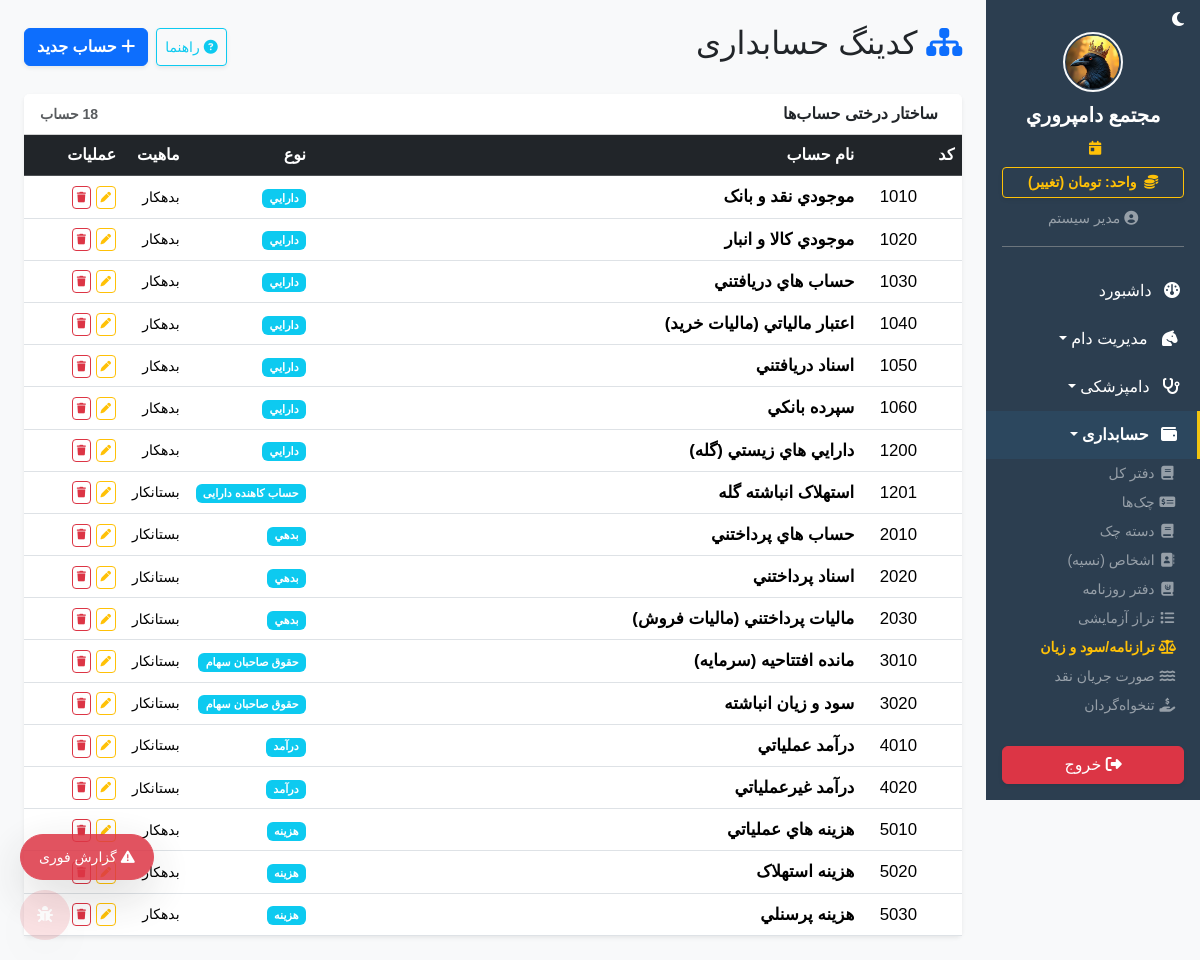
The page /finance/accounts (signed in) on the database its author committed.
### app/models.py (models this page shows)
class SystemSetting(db.Model):
    id = db.Column(db.Integer, primary_key=True)
    key = db.Column(db.String(50), unique=True, nullable=False)
    value = db.Column(db.String(255), nullable=False)
    description = db.Column(db.String(255), nullable=True)

class User(UserMixin, db.Model):
    id = db.Column(db.Integer, primary_key=True)
    username = db.Column(db.String(50), unique=True, nullable=False)
    password_hash = db.Column(db.String(255), nullable=False)
    name = db.Column(db.String(100), nullable=False)
    role = db.Column(db.String(20), default='کارگر') # مدیر، دامپزشک، حسابدار، کارگر
    can_view_livestock = db.Column(db.Boolean, default=False)
    can_view_finance = db.Column(db.Boolean, default=False)
    can_view_inventory = db.Column(db.Boolean, default=False)
    can_view_hr = db.Column(db.Boolean, default=False)
    can_view_reports = db.Column(db.Boolean, default=False)
    can_view_settings = db.Column(db.Boolean, default=False)

class Account(db.Model):
    id = db.Column(db.Integer, primary_key=True)
    code = db.Column(db.String(20), unique=True, nullable=False) # مثلا: 1101 (موجودی نقد)
    name = db.Column(db.String(100), nullable=False)
    account_type_id = db.Column(db.Integer, db.ForeignKey('account_type.id'), nullable=False)
    parent_id = db.Column(db.Integer, db.ForeignKey('account.id'), nullable=True) # برای حساب های زیرمجموعه
    type = db.relationship('AccountType', backref='accounts')
    children = db.relationship('Account', backref=db.backref('parent', remote_side=[id]))

class AccountType(db.Model):
    id = db.Column(db.Integer, primary_key=True)
    name = db.Column(db.String(50), unique=True, nullable=False) # دارایی، بدهی، سرمایه، درآمد، هزینه
    nature = db.Column(db.String(20), nullable=False) # ماهیت: بدهکار یا بستانکار

### app/blueprints/finance.py (the view)
@finance_bp.route('/accounts')
@login_required
@permission_required('can_view_finance')
def accounts():
    if current_user.role != 'مدیر':
        flash('دسترسی محدود به مدیریت است.', 'danger')
        return redirect(url_for('dashboard.index'))
    from app.models import Account, AccountType
    account_types = AccountType.query.all()
    accounts_list = Account.query.order_by(Account.code).all()
    def build_tree(parent_id=None, depth=0):
        result = []
        for acc in accounts_list:
            if acc.parent_id == parent_id:
                children = build_tree(acc.id, depth + 1)
                result.append({'account': acc, 'children': children, 'depth': depth, 'has_children': len(children) > 0})
        return result
    tree = build_tree()
    return render_template('finance/accounts.html', account_types=account_types, accounts=accounts_list, tree=tree)

### app/__init__.py (called while the page is built)
def get_system_setting(key, default):
    from app.models import SystemSetting
    s = SystemSetting.query.filter_by(key=key).first()
    return s.value if s else default

### app/blueprints/dashboard.py (called while the page is built)
@dashboard_bp.app_context_processor
def inject_settings():
    try:
        all_settings = {s.key: s.value for s in SystemSetting.query.all()}
    except:
        all_settings = {}
    return dict(system_settings=all_settings)

### app/blueprints/finance.py (called while the page is built)
def permission_required(permission_name):
    def decorator(f):
        @wraps(f)
        def decorated_function(*args, **kwargs):
            if not current_user.is_authenticated:
                return redirect(url_for('auth.login'))
            if not getattr(current_user, permission_name, False) and current_user.role != 'مدیر':
                flash('شما دسترسی لازم برای مشاهده این بخش را ندارید.', 'danger')
                return redirect(url_for('dashboard.index'))
            return f(*args, **kwargs)
        return decorated_function
    return decorator

### app/templates/finance/accounts.html (shortened to what this page needs)
{% extends 'base.html' %}
{% block content %}
<div class="d-flex justify-content-between align-items-center mb-4 flex-wrap gap-2">
    <h2><i class="fa-solid fa-sitemap text-primary"></i> کدینگ حسابداری</h2>
    <div class="d-flex gap-2">
        <button class="btn btn-outline-info shadow-sm btn-sm" data-bs-toggle="collapse" data-bs-target="#codingHelp"><i class="fa-solid fa-circle-question"></i> راهنما</button>
        <button class="btn btn-primary shadow-sm fw-bold" data-bs-toggle="modal" data-bs-target="#addAccountModal">
            <i class="fa-solid fa-plus"></i> حساب جدید
        </button>
    </div>
</div>
<div class="card shadow-sm border-0">
    <div class="card-header bg-white fw-bold d-flex justify-content-between align-items-center py-2">
        <span> ساختار درختی حساب‌ها</span>
        <small class="text-muted">{{ accounts|length }} حساب</small>
    </div>
    <div class="card-body p-0">
        <div class="table-responsive">
            <table class="table table-hover align-middle mb-0">
                <thead class="table-dark">
                    <tr><th style="width:100px">کد</th><th>نام حساب</th><th style="width:80px">نوع</th><th style="width:60px">ماهیت</th><th style="width:100px">عملیات</th></tr>
                </thead>
                <tbody>
                    {% for node in tree %}
                    <tr class="tree-row">
                        <td class="depth-{{ node.depth }}" style="padding-right: {{ 20 + node.depth * 25 }}px">
                            <span style="font-family:inherit;font-weight:400">{{ node.account.code }}</span>
                        </td>
                        <td class="depth-{{ node.depth }}">{{ node.account.name }}</td>
                        <td><span class="badge bg-info" style="font-size:0.7rem">{{ node.account.type.name if node.account.type else '-' }}</span></td>
                        <td><small>{{ node.account.type.nature if node.account.type else '-' }}</small></td>
                        <td>
                            <button class="btn btn-sm btn-outline-warning py-0 px-1" data-bs-toggle="modal" data-bs-target="#editAccountModal{{ node.account.id }}"></button>
                            <form action="{{ url_for('finance.delete_account', id=node.account.id) }}" method="POST" class="d-inline" onsubmit="return confirm('حذف {{ node.account.name }}؟')">
                                <button type="submit" class="btn btn-sm btn-outline-danger py-0 px-1"></button>
                            </form>
                        </td>
                    </tr>
                    {% else %}
                    <tr><td colspan="5" class="py-5 text-muted text-center">هیچ حسابی ثبت نشده است.</td></tr>
                    {% endfor %}
                </tbody>
            </table>
        </div>
    </div>
</div>
{% endblock %}

### app/templates/base.html (shortened to what this page needs)
<!DOCTYPE html>
<html lang="fa" dir="rtl">
<head>
    <link href="https://cdn.jsdelivr.net/gh/rastikerdar/vazirmatn@v33.003/Vazirmatn-font-face.css" rel="stylesheet">
    <link rel="stylesheet" href="https://unpkg.com/persian-datepicker@1.2.0/dist/css/persian-datepicker.min.css">
    <link rel="stylesheet" href="https://cdn.jsdelivr.net/npm/bootstrap@5.3.2/dist/css/bootstrap.rtl.min.css">
    <link rel="stylesheet" href="https://cdnjs.cloudflare.com/ajax/libs/font-awesome/6.4.2/css/all.min.css">
    <link rel="stylesheet" href="{{ url_for('static', filename='css/style.css') }}">
    <link href="https://cdn.jsdelivr.net/npm/select2@4.1.0-rc.0/dist/css/select2.min.css" rel="stylesheet" />
</head>
<body>
    <div class="d-flex" id="wrapper">
        <div class="sidebar-bg d-flex flex-column" id="sidebar-wrapper">
            <div class="text-start px-3 pt-2">
                <span id="darkModeToggle" style="cursor:pointer;font-size:1rem;color:#fff;opacity:1" title="تغییر حالت شب/روز">
                    <i class="fa-solid fa-moon" id="darkModeIcon"></i>
                </span>
            </div>
            <div class="sidebar-heading text-center pt-0 pb-2 text-white">
                {% if system_settings.get('farm_logo_path') %}
                    <img src="{{ url_for('static', filename=system_settings.get('farm_logo_path')) }}" class="mb-2 rounded-circle border border-2 border-light" style="height: 60px; width: 60px; object-fit: cover;">
                {% else %}
                    <i class="fa-solid fa-sheep fs-2 mb-2"></i>
                {% endif %}
                <div class="fs-5 fw-bold">{{ system_settings.get('farm_name', 'دامداری من') }}</div>
            </div>
            <div class="text-center text-warning small mb-2 px-3">
                <i class="fa-solid fa-calendar-day me-1"></i>
            </div>
            <div class="px-3 mb-2">
                <a href="{{ url_for('dashboard.toggle_currency') }}" class="btn btn-sm btn-outline-warning w-100 fw-bold shadow-sm">
                    <i class="fa-solid fa-coins me-1"></i> واحد: {{ get_system_currency_from_settings() }} (تغییر)
                </a>
            </div>
            <div class="text-center text-white-50 mb-3 pb-3 border-bottom border-secondary mx-3">
                <small><i class="fa-solid fa-circle-user"></i> {% if current_user.is_authenticated %}{{ current_user.name.split(' (')[0] if '(' in current_user.name else current_user.name }}{% endif %}</small>
            </div>
            <div class="list-group list-group-flush my-1 sidebar-scroll" id="sidebar-accordion" style="overflow-y: auto;">
                <a href="{{ url_for('dashboard.index') }}" class="list-group-item list-group-item-action bg-transparent text-white "><i class="fa-solid fa-gauge me-2"></i> داشبورد</a>
                {% if current_user.is_authenticated %}
                    {% if current_user.can_view_livestock %}
                    <a href="#livestockSubmenu" data-bs-toggle="collapse" class="list-group-item list-group-item-action bg-transparent text-white dropdown-toggle {% if request.blueprint == 'livestock' %}active-sidebar-link{% endif %}"><i class="fa-solid fa-horse-head me-2"></i> مدیریت دام</a>
                    {% if current_user.role in ['مدیر', 'دامپزشک'] %}
                    <a href="#vetSubmenu" data-bs-toggle="collapse" class="list-group-item list-group-item-action bg-transparent text-white dropdown-toggle"><i class="fa-solid fa-stethoscope me-2"></i> دامپزشکی</a>
                    {% endif %}
                    {% endif %}
                    {% if current_user.can_view_finance %}
                    <a href="#financeSubmenu" data-bs-toggle="collapse" class="list-group-item list-group-item-action bg-transparent text-white dropdown-toggle finance-menu-item {% if request.blueprint in ['finance', 'assets', 'audit'] %}active-sidebar-link{% endif %}" {% if request.blueprint in ['finance', 'assets', 'audit'] %}aria-expanded="true"{% endif %}><i class="fa-solid fa-wallet me-2"></i> حسابداری</a>
                    <div class="collapse ps-3 {% if request.blueprint in ['finance', 'assets', 'audit'] %}show{% endif %}" id="financeSubmenu" data-bs-parent="#sidebar-accordion">
                        <a href="{{ url_for('finance.index') }}" class="list-group-item list-group-item-action bg-transparent text-white-50 border-0 py-1 px-2 small {% if request.path == url_for('finance.index') %}active-sidebar-link{% endif %}"><i class="fa-solid fa-book fa-fw"></i> دفتر کل</a>
                        <a href="{{ url_for('finance.cheques') }}" class="list-group-item list-group-item-action bg-transparent text-white-50 border-0 py-1 px-2 small {% if request.path == url_for('finance.cheques') %}active-sidebar-link{% endif %}"><i class="fa-solid fa-money-check-dollar fa-fw"></i> چک‌ها</a>
                        <a href="{{ url_for('finance.cheque_books') }}" class="list-group-item list-group-item-action bg-transparent text-white-50 border-0 py-1 px-2 small "><i class="fa-solid fa-book fa-fw"></i> دسته چک</a>
                        <a href="{{ url_for('finance.contacts') }}" class="list-group-item list-group-item-action bg-transparent text-white-50 border-0 py-1 px-2 small {% if request.path == url_for('finance.contacts') %}active-sidebar-link{% endif %}"><i class="fa-solid fa-address-book fa-fw"></i> اشخاص (نسیه)</a>
                        <a href="{{ url_for('finance.journal_entries') }}" class="list-group-item list-group-item-action bg-transparent text-white-50 border-0 py-1 px-2 small {% if request.path == url_for('finance.journal_entries') %}active-sidebar-link{% endif %}"><i class="fa-solid fa-journal-whills fa-fw"></i> دفتر روزنامه</a>
                        <a href="{{ url_for('finance.trial_balance') }}" class="list-group-item list-group-item-action bg-transparent text-white-50 border-0 py-1 px-2 small "><i class="fa-solid fa-list fa-fw"></i> تراز آزمایشی</a>
                        <a href="{{ url_for('finance.statements') }}" class="list-group-item list-group-item-action bg-transparent text-warning fw-bold border-0 py-1 px-2 small {% if request.path == url_for('finance.statements') %}active-sidebar-link{% endif %}"><i class="fa-solid fa-scale-balanced fa-fw"></i> ترازنامه/سود و زیان</a>
                        <a href="{{ url_for('finance.cash_flow') }}" class="list-group-item list-group-item-action bg-transparent text-white-50 border-0 py-1 px-2 small {% if request.path == url_for('finance.cash_flow') %}active-sidebar-link{% endif %}"><i class="fa-solid fa-water fa-fw"></i> صورت جریان نقد</a>
                        <a href="{{ url_for('finance.petty_cash') }}" class="list-group-item list-group-item-action bg-transparent text-white-50 border-0 py-1 px-2 small {% if request.path == url_for('finance.petty_cash') %}active-sidebar-link{% endif %}"><i class="fa-solid fa-hand-holding-dollar fa-fw"></i> تنخواه‌گردان</a>
                        <a href="{{ url_for('finance.ai_anomalies') }}" class="list-group-item list-group-item-action bg-transparent text-white-50 border-0 py-1 px-2 small "></a>
                    </div>
                    {% endif %}
                    {% endif %}
            </div>
            <div class="mt-auto p-3 w-100">
                <a href="{{ url_for('auth.logout') }}" class="btn btn-danger w-100 shadow-sm"><i class="fa-solid fa-right-from-bracket"></i> خروج</a>
            </div>
        </div>
        <div id="page-content-wrapper" class="w-100 bg-light" style="overflow-x: hidden;">
            <div class="container-fluid p-4">{% block content %}{% endblock %}</div>
        </div>
    </div>
    <button id="quickReportFab" class="btn btn-danger position-fixed shadow-lg d-flex align-items-center justify-content-center gap-1" style="bottom:80px;left:20px;z-index:9999;border-radius:50px;padding:0 18px;height:46px;opacity:0.85;transition:all 0.3s;font-size:14px;" title="گزارش سریع" onclick="showQuickReport()" onmouseover="this.style.opacity='1'" onmouseout="this.style.opacity='0.85'">
        <i class="fa-solid fa-triangle-exclamation"></i> <span class="d-none d-sm-inline">گزارش فوری</span>
    </button>
    <button id="bugReportBtn" class="btn btn-danger position-fixed shadow-lg" style="bottom:20px;left:20px;z-index:9999;border-radius:50%;width:50px;height:50px;padding:0;opacity:0.15;transition:opacity 0.3s;" title="گزارش مشکل" onclick="showBugReport()" onmouseover="this.style.opacity='1'" onmouseout="this.style.opacity='0.15'">
        <i class="fa-solid fa-bug"></i>
    </button>
</body>
</html>

### app/static/css/style.css (style rules this page uses)
body { font-family: 'Vazirmatn', sans-serif !important; background-color: #f8f9fa; }
#sidebar-wrapper { height: 100vh; position: sticky; top: 0; overflow-y: auto; width: 260px; background-color: #2c3e50; transition: margin .3s ease-out, transform .3s ease-out; }
#sidebar-wrapper .list-group-item { border: none; padding: 12px 20px; transition: all 0.3s; }
#page-content-wrapper { min-width: 0; width: 100%; }
.table-responsive { overflow-x: auto; overflow-y: visible !important; }

### app/templates/base.html (style rules this page uses)
.active-sidebar-link { background-color: rgba(255, 255, 255, 0.15) !important; color: #fff !important; font-weight: bold !important; border-right: 3px solid #f1c40f !important; }
.finance-menu-item { background-color: rgba(52, 152, 219, 0.1) !important; border-bottom: 1px solid rgba(255,255,255,0.05); }
.sidebar-scroll { -ms-overflow-style: none; scrollbar-width: none; }

### app/templates/finance/accounts.html (style rules this page uses)
.depth-0 { font-weight: 800; font-size: 1.05rem; }

### rows shown on the page
SystemSetting: value (picture)
SystemSetting: get "مجتمع دامپروري"
SystemSetting: value "تومان"
User: name "مدیر سیستم"
Account: account.code "1010", account.name "موجودي نقد و بانک"
AccountType: account.type "دارايي" "دارايي" "دارايي" "دارايي" "دارايي" "دارايي" "دارايي", account.type "بدهکار" "بدهکار" "بدهکار" "بدهکار" "بدهکار" "بدهکار" "بدهکار"
Account: account.code "1020", account.name "موجودي کالا و انبار"
Account: account.code "1030", account.name "حساب هاي دريافتني"
Account: account.code "1040", account.name "اعتبار مالياتي (ماليات خريد)"
Account: account.code "1050", account.name "اسناد دريافتني"
Account: account.code "1060", account.name "سپرده بانکي"
Account: account.code "1200", account.name "دارايي هاي زيستي (گله)"
Account: account.code "1201", account.name "استهلاک انباشته گله"
AccountType: account.type "حساب کاهنده دارایی", account.type "بستانکار"
Account: account.code "2010", account.name "حساب هاي پرداختني"
AccountType: account.type "بدهي" "بدهي" "بدهي", account.type "بستانکار" "بستانکار" "بستانکار"
Account: account.code "2020", account.name "اسناد پرداختني"
Account: account.code "2030", account.name "ماليات پرداختني (ماليات فروش)"
Account: account.code "3010", account.name "مانده افتتاحيه (سرمايه)"
AccountType: account.type "حقوق صاحبان سهام" "حقوق صاحبان سهام", account.type "بستانکار" "بستانکار"
Account: account.code "3020", account.name "سود و زيان انباشته"
Account: account.code "4010", account.name "درآمد عملياتي"
AccountType: account.type "درآمد" "درآمد", account.type "بستانکار" "بستانکار"
Account: account.code "4020", account.name "درآمد غيرعملياتي"
Account: account.code "5010", account.name "هزينه هاي عملياتي"
AccountType: account.type "هزينه" "هزينه" "هزينه", account.type "بدهکار" "بدهکار" "بدهکار"
Account: account.code "5020", account.name "هزينه استهلاک"
Account: account.code "5030", account.name "هزينه پرسنلي"

### other values the page prints
{{ accounts|length }} "18"
